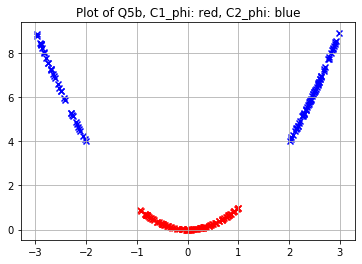

Write the Python code that produced this figure.
# -*- coding: utf-8 -*-
"""
Created on Sun Jun  7 20:25:55 2020
Q5b of E0-270 Assignment
@author: Jayabrata
"""

import numpy as np
import matplotlib.pyplot as plt

no_samples = 100 # have to change here to 100
x11x12_min = [-1, 0]
x11x12_max = [1, 0]
C1 = np.random.uniform(low = x11x12_min, high = x11x12_max, size = (no_samples,2))

no_samples2 = round(np.random.uniform(low = 0, high = 100))
print("no_samples2: ",no_samples2)

x2x2_min = [-3, 0]
x2x2_max = [-2, 0]  
C21 = np.random.uniform(low = x2x2_min, high = x2x2_max, size = (no_samples2,2))
#print(len(C21))
x21x22_min = [2, 0]
x21x22_max = [3, 0]  
C22 = np.random.uniform(low = x21x22_min, high = x21x22_max, size = ((100-no_samples2),2)) 
#print(C22)
C2 = np.concatenate((C21,C22))

def phi(X):
    phi = []
    for i in range(len(X)):
        for j in range(2):
            phi.append(X[i][0]**(j+1))
    phi = np.reshape(phi,(len(X),-1))
    
    return phi            

C1_phi = phi(C1)
C2_phi = phi(C2)

## PLottind the transformed data
plt.scatter(C1_phi[:,0], C1_phi[:,1], c='red', marker ='x')
plt.scatter(C2_phi[:,0], C2_phi[:,1], c='blue', marker = 'x')
plt.title("Plot of Q5b, C1_phi: red, C2_phi: blue")
plt.grid(True)
plt.show()
